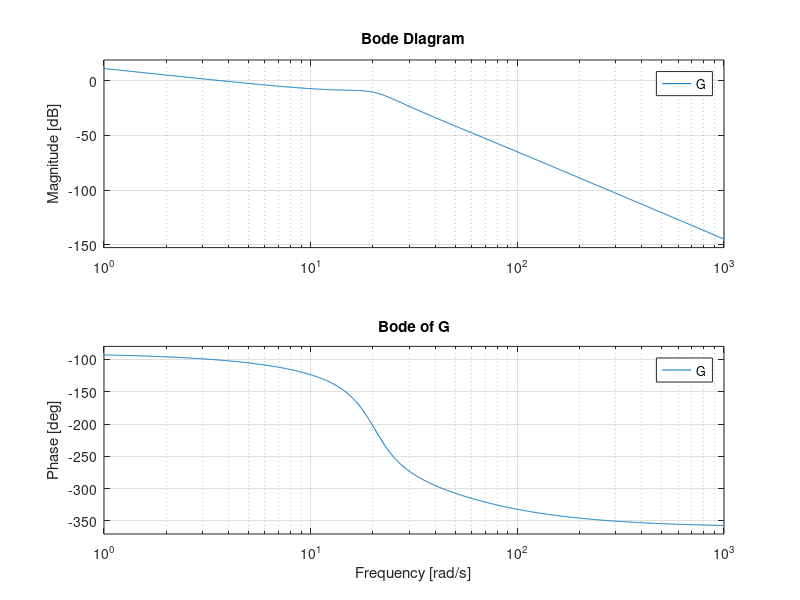
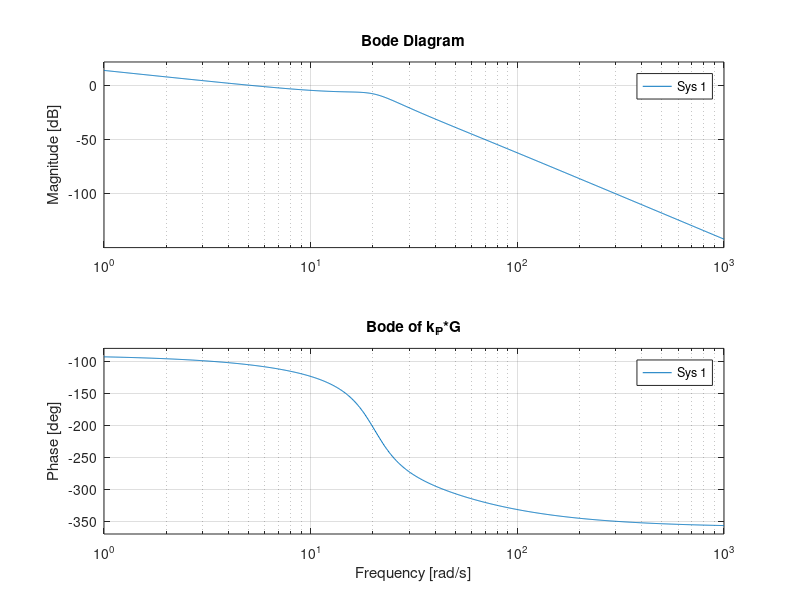
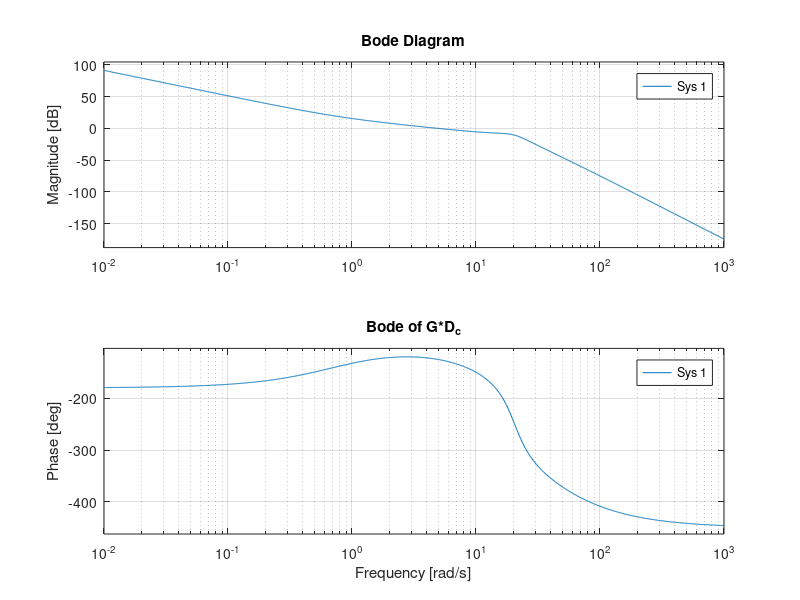
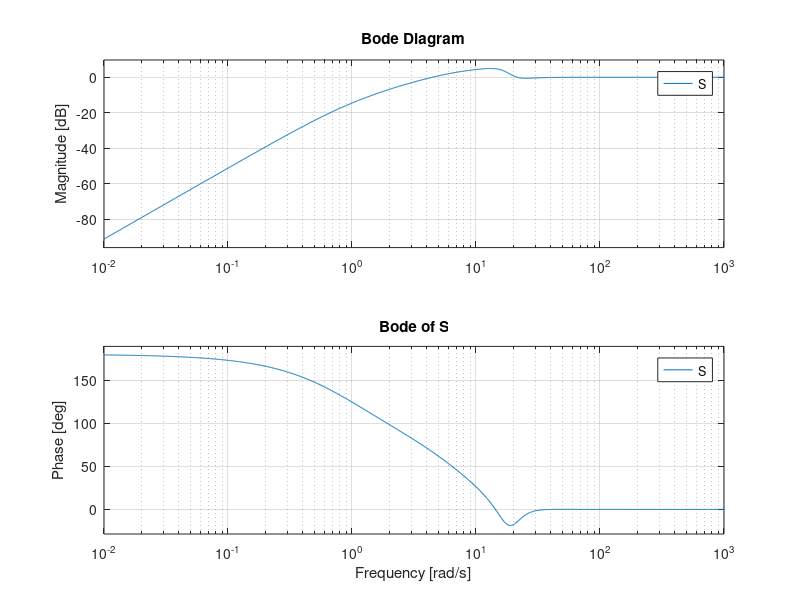

Write MATLAB code to recreate these figures, in order.
clear all;
close all;
clc;

Ks=1.2;
Kg=70;
Km=0.00767;
Ka=2;
Jbr=0.0037;
Rm=2.6;
B=0.004;
Jmod=3.944*10^-4;
Jmot=3.87*10^-7;
Jm=Jmod+Kg^2*Jmot;
k=1.2;

s=tf('s');
G=minreal(Ks*Kg*Km*Ka/((Jbr*s^2+Ks)*(Rm*Jm*s^2+Rm*B*s+Kg^2*Km^2*s)+Rm*Ks*Jbr*s^2));
G1=minreal(G*s);
S=minreal(1/(1+k*G));
U=minreal(k/(1+k*G));
T=minreal(G*k/(1+k*G));
V=minreal(G/(1+k*G));

wn=17.45;   % omega n 
x=3.6;  % gamma 
d =0.32;    % damping
taum=0.02;
Dcp=minreal((s^2+2*wn*d*s+wn^2)/(x*taum*s*wn^2 ));
Dc=5;
YR=minreal((Dc*Dcp*G1)/(s*(1+Dcp*G1)+Dc*Dcp*G1));
YW=minreal((G1)/(s+G1*Dcp+G1*Dcp*Dc));

%% 3.1 Proportional controller
figure
bode(G);
title('Bode of G')

kp=1.33;
figure
bode(kp*G);
title('Bode of k_P*G')

Dcnew=(1+1.316*s)/(s*(1+0.04*s));

figure
bode(G*Dcnew);
title('Bode of G*D_c')

S=1/(1+G*Dcnew);
YRnew=(G*Dcnew)/(1+Dcnew*G);
YWnew=(G)/(1+G*Dcnew);

figure
bode(S)
title('Bode of S')

figure
step(YR,YRnew)
title('Input step response ')
legend('Cascade', 'Lead-Lag')

figure
step(YW,YWnew);
title('Disturbance step response ')
legend('Cascade', 'Lead-Lag')